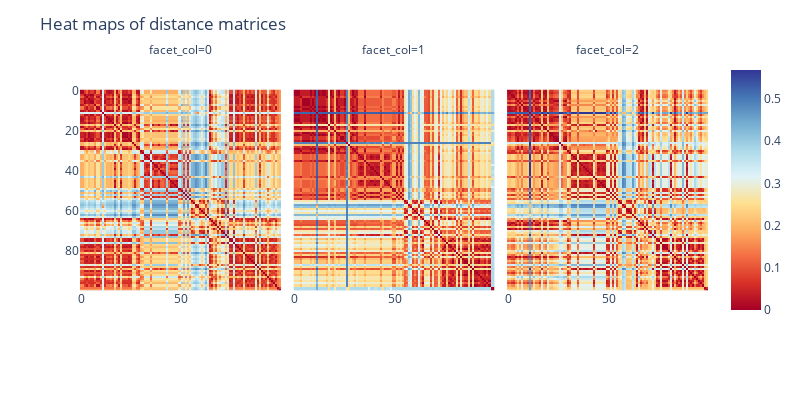

Source (notebook cell):
### Markdown cell above
### Heatmaps

### Code cell
heatmaps((D1,D2,D3))

### Figure 1 — Plotly figure (JSON) as saved in the notebook; plotly's stock layout.template omitted (floating-point values rounded to 4 significant figures; data arrays with more than 128 entries replaced by an {"elided": "..."} marker saying what was removed)
{"data": [{"coloraxis": "coloraxis", "hovertemplate": "x: %{x}<br>y: %{y}<br>color: %{z}<extra></extra>", "name": "0", "type": "heatmap", "xaxis": "x", "yaxis": "y", "z": {"elided": "100x100 float values"}}, {"coloraxis": "coloraxis", "hovertemplate": "x: %{x}<br>y: %{y}<br>color: %{z}<extra></extra>", "name": "1", "type": "heatmap", "xaxis": "x2", "yaxis": "y2", "z": {"elided": "100x100 float values"}}, {"coloraxis": "coloraxis", "hovertemplate": "x: %{x}<br>y: %{y}<br>color: %{z}<extra></extra>", "name": "2", "type": "heatmap", "xaxis": "x3", "yaxis": "y3", "z": {"elided": "100x100 float values"}}], "layout": {"annotations": [{"font": {}, "showarrow": false, "text": "facet_col=0", "x": 0.16, "xanchor": "center", "xref": "paper", "y": 1, "yanchor": "bottom", "yref": "paper"}, {"font": {}, "showarrow": false, "text": "facet_col=1", "x": 0.5, "xanchor": "center", "xref": "paper", "y": 1, "yanchor": "bottom", "yref": "paper"}, {"font": {}, "showarrow": false, "text": "facet_col=2", "x": 0.84, "xanchor": "center", "xref": "paper", "y": 1, "yanchor": "bottom", "yref": "paper"}], "coloraxis": {"colorscale": [[0, "rgb(165,0,38)"], [0.1111, "rgb(215,48,39)"], [0.2222, "rgb(244,109,67)"], [0.3333, "rgb(253,174,97)"], [0.4444, "rgb(254,224,144)"], [0.5556, "rgb(224,243,248)"], [0.6667, "rgb(171,217,233)"], [0.7778, "rgb(116,173,209)"], [0.8889, "rgb(69,117,180)"], [1, "rgb(49,54,149)"]]}, "height": 400, "margin": {"t": 60}, "title": {"text": "Heat maps of distance matrices"}, "width": 800, "xaxis": {"anchor": "y", "constrain": "domain", "domain": [0, 0.32], "scaleanchor": "y"}, "xaxis2": {"anchor": "y2", "domain": [0.34, 0.66], "matches": "x"}, "xaxis3": {"anchor": "y3", "domain": [0.68, 1.0], "matches": "x"}, "yaxis": {"anchor": "x", "autorange": "reversed", "constrain": "domain", "domain": [0, 1]}, "yaxis2": {"anchor": "x2", "domain": [0, 1], "matches": "y", "showticklabels": false}, "yaxis3": {"anchor": "x3", "domain": [0, 1], "matches": "y", "showticklabels": false}}}
